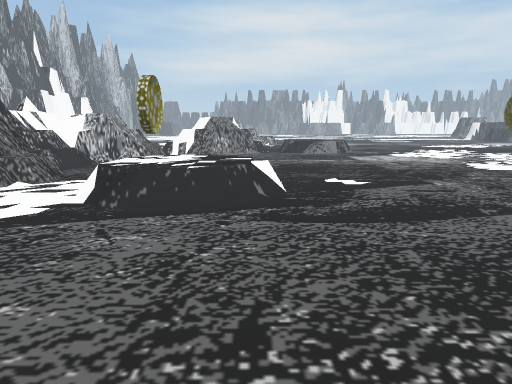
View 1 (above)

17 first-person views from a walk through a 3-D level made in the Unity game engine. The camera is 1.4 m above the floor, tilts 10° down and sees 70° across. The floor is counted in squares, 1 m on a side. Each view is taken from the middle of a square. On the plan, view 1 faces up. The plan holds only what a view shows up to about 16 squares ahead; the rest is blank. The place goes on beyond the plan. Some animated figures are left out.

View 2
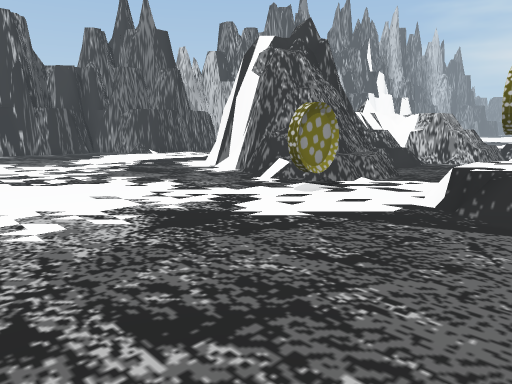

View 3
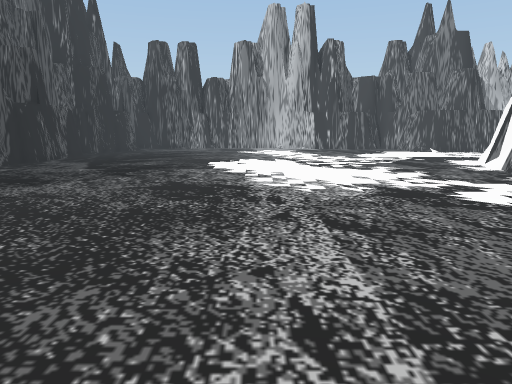

View 4
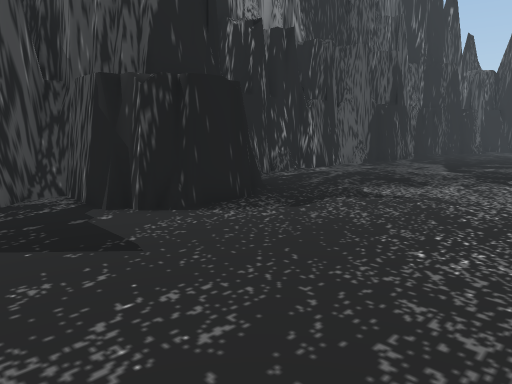

View 5
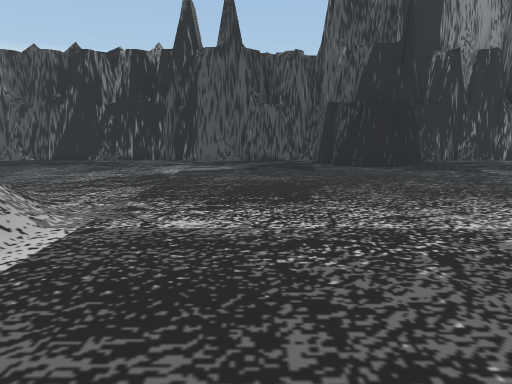

View 6
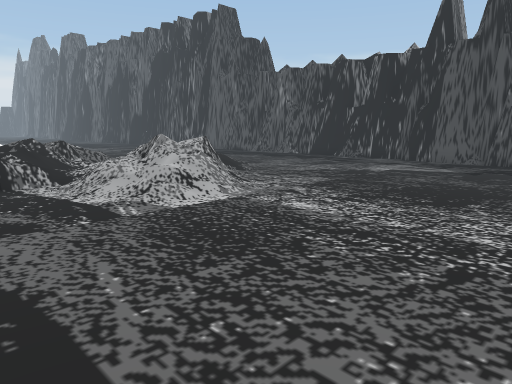

View 7
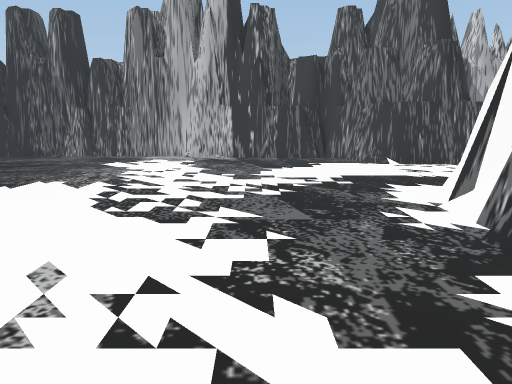

View 8
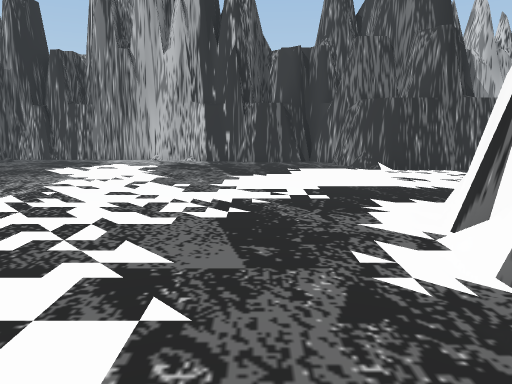

View 9
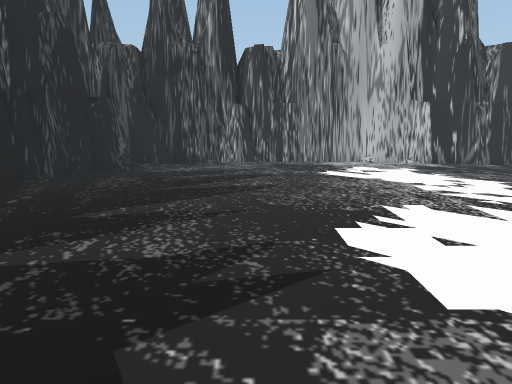

View 10
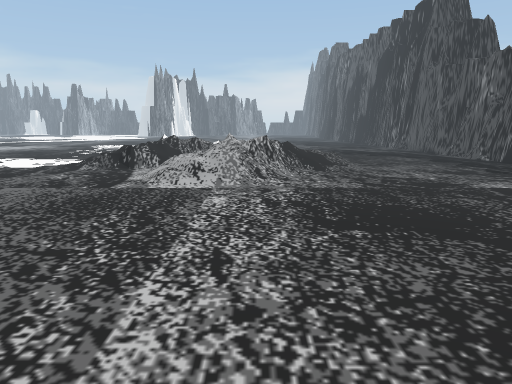

View 11
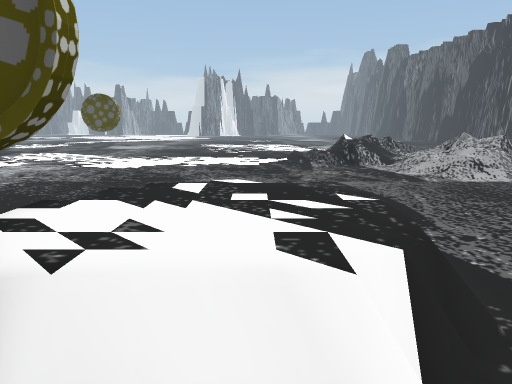

View 12
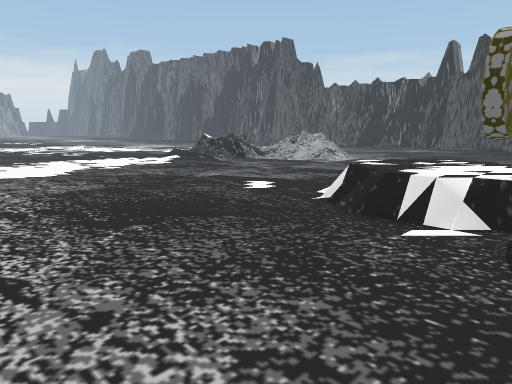

View 13
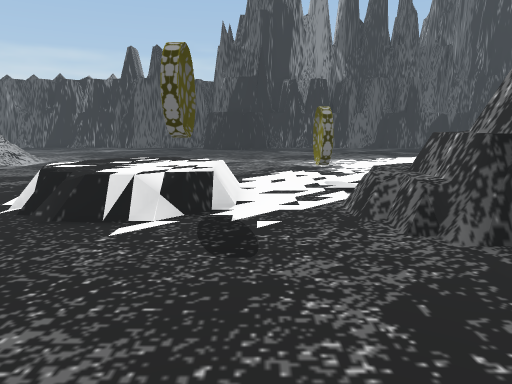

View 14
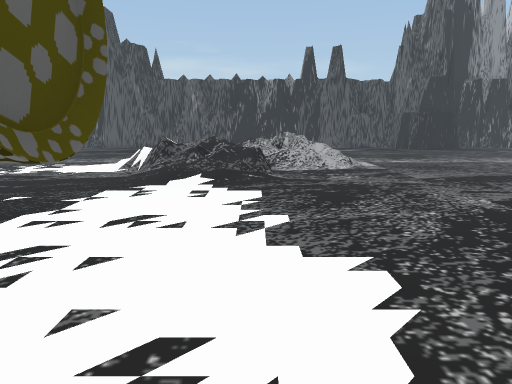

View 15
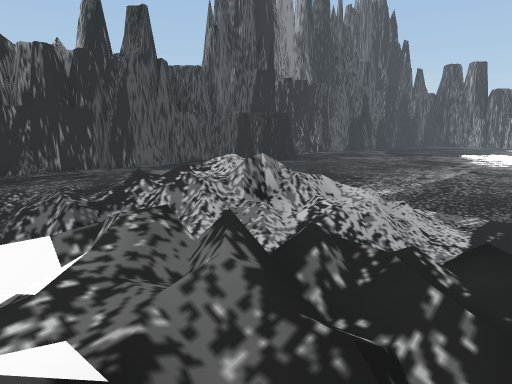

View 16
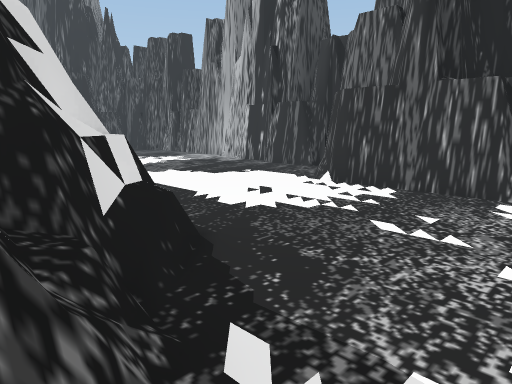

View 17
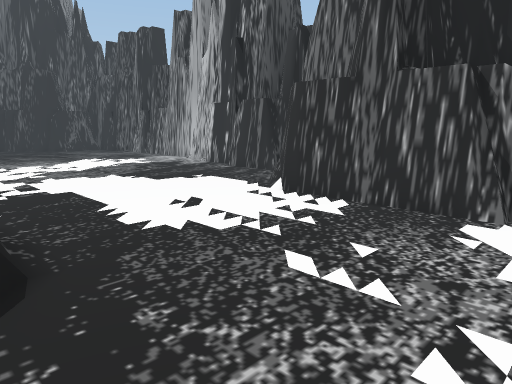

### Floor plan
Key: @ floor where view 1 was taken; # wall or solid block; x gap in a wall; . floor; / step, stairs or slope; = window, fence, low wall or low ledge; ^ raised ledge; O other object.
Columns run from 23 left of view 1 to 12 right of it. Each row starts with its distance up from view 1.
 16        .... .   ##=. .. ...........
 15    #........=  ##.. ...............
 14    ##......=^  #=..................
 13    ##.....=##  #=...................
 12    ##....###   #=...................
 11    ##....=#    ##=..................
 10   ##..... #    #^^..O^^=............
  9  ##.......#####^^^..O^^^............
  8  #............#^^...^^^^............
  7 ##...............O..^^^=............
  6 ##...............O..............////
  5 #...............................////
  4 #...............................//xx
  3 #............................//////
  2 #...........................///////
  1 #...........................///=///
  0 #......................@...../=////
 -1 #............................./#///
 -2 #..............................////
 -3 #...............................///
 -4 #..................................
 -5 #...................................
 -6 #...................................
 -7 #...................................
 -8 #####..............####.............
 -9     #######.......##  #.............
-10           #########   ##############

Positions as (right, up) in squares from view 1, and headings:
1: (0, 0), facing up
2: (-1, 0), facing up-left
3: (2, 0), facing left
4: (2, -2), facing down-left
5: (2, 6), facing down
6: (-1, 6), facing down-right
7: (-5, 5), facing left
8: (-7, 6), facing left
9: (-8, -3), facing left
10: (-4, 0), facing right
11: (-5, 8), facing right
12: (-4, 16), facing down-right
13: (-4, 16), facing down
14: (9, 16), facing down
15: (12, 5), facing down-left
16: (-11, 16), facing down-left
17: (-13, 16), facing down-left
